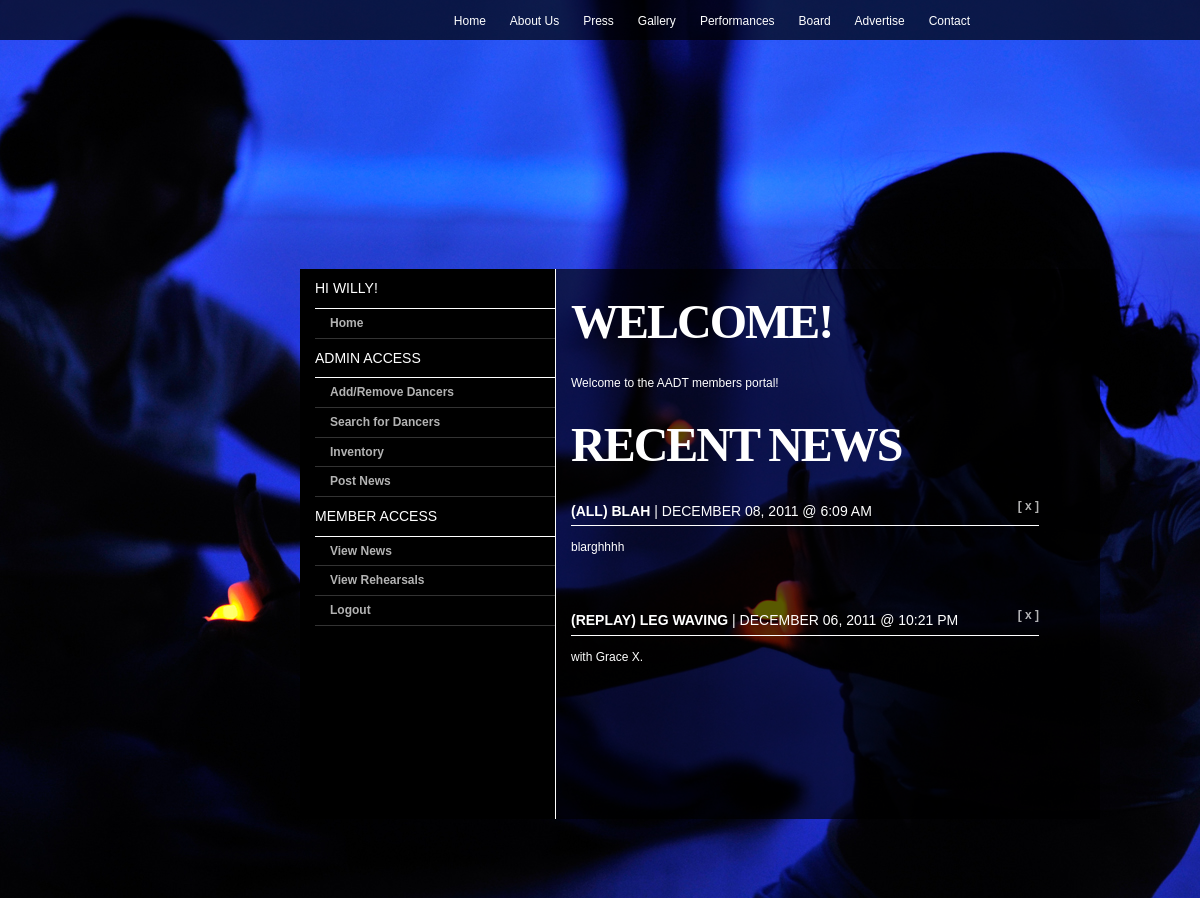
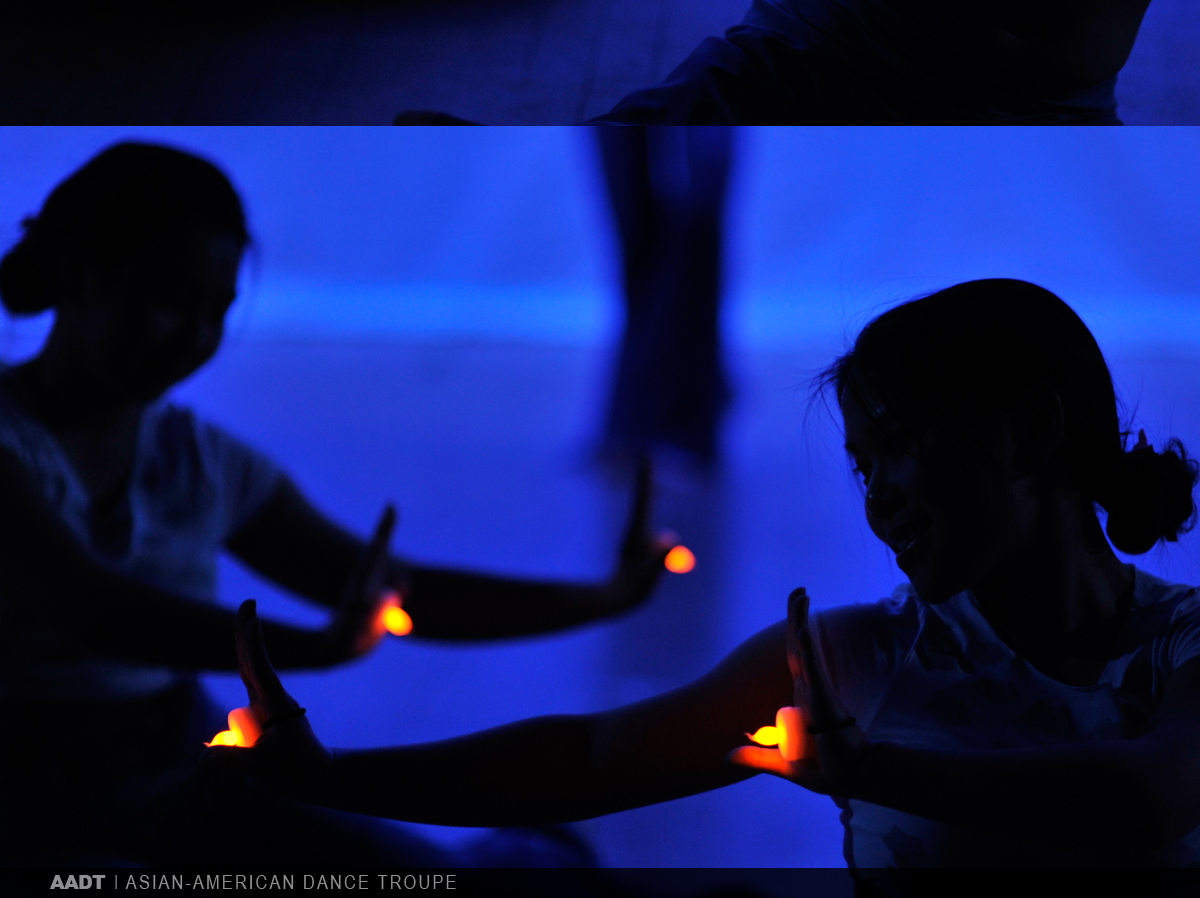
/home.php (signed in), run on the app's committed database (2 pictures, top to bottom).
### tables this page shows
CREATE TABLE IF NOT EXISTS `users` (
  `id` int(10) unsigned NOT NULL auto_increment,
  `username` varchar(255) NOT NULL,
  `hash` varchar(255) NOT NULL,
  `admin` int(1) unsigned NOT NULL,
  `first` varchar(255) NOT NULL,
  `last` varchar(255) NOT NULL,
  `class` int(10) unsigned NOT NULL,
  `dorm` varchar(255) NOT NULL,
  `email` varchar(255) NOT NULL,
  `cell` varchar(255) NOT NULL,
  PRIMARY KEY  (`id`)
);

CREATE TABLE IF NOT EXISTS `news` (
  `type` varchar(255) NOT NULL,
  `date` int(10) NOT NULL,
  `title` varchar(255) NOT NULL,
  `text` varchar(999) NOT NULL,
  `video` varchar(255) NOT NULL,
  PRIMARY KEY  (`date`)
);

### includes/common.php (called while the page is built, shortened)
<?
$id = $_SESSION["id"];
$user = mysql_query("SELECT * FROM users WHERE id = '$id'");
$userrow = mysql_fetch_array($user);
if($userrow["admin"])
	$admin = true;
?>

### home.php (the view, shortened to what this page needs)
<?
	require_once("includes/common.php");
?>
<!DOCTYPE html>
<html>
	<head>
		<link href="styles.css" rel="stylesheet" type="text/css">
  </head>
  <body id="users">
		<div id="wrapper"style="width:100%;">
  		<? include("nav.php"); ?>
			<div class="center3" id="transparent"></div>
  		<div class="center3">
				<? include("sidebar.php"); ?>
				<div id="content">
					<h1>Welcome!</h1>
					<p>Welcome to the AADT members portal!</p>
					<h1>Recent News</h1>
					<?
	  				$user_dances = mysql_query("SELECT * FROM dances WHERE id = '$id'");
						while ($user_dance = mysql_fetch_array($user_dances))
							$all_user_dances = $all_user_dances . " OR type='" . $user_dance["dance"] . "'";
						$select_news = "SELECT * FROM `news` WHERE (type = 'All'" . $all_user_dances . ") ORDER by date DESC LIMIT 5";
						$news = mysql_query($select_news);
						while($newsrow= mysql_fetch_array($news))
						{
							print('<div style="width:90%" id="record-' . $newsrow["date"] . '">');
 						$current_dance = $newsrow["type"];
 						$sql = "SELECT * FROM dances WHERE (id = '$id' AND dance = '$current_dance')";
						$select_current_dance = mysql_query($sql);
						$determine_choreo = mysql_fetch_array($select_current_dance);
							if ($determine_choreo["choreo"] || $admin)
									print('<a href="?delete=' . $newsrow['date'] . '" style="float:right;" class="delete">[ x ]</a>');
							print('<h2><b>' . '(' . $newsrow["type"] . ') ' . $newsrow["title"] . '</b> | ');
							print(date("F d, Y @ g:i a",$newsrow["date"]) . '</h2>');
							print('<p>' . $newsrow["text"] . '</p>');
							if($newsrow["video"])
							{
								print('<object style="height: 500px; width: 300px">');
								print('<embed src="'. $newsrow["video"] . '" type="application/x-shockwave-flash"');
								print('allowfullscreen="true" allowScriptAccess="always" width="500" height="300"></object>');
							}
							print('<br><br></div>');
						}
					?>
				</div>
			</div>
		</div>
		<? include("footer.php"); ?>
		</body>
</html>

### sidebar.php (shortened to what this page needs)
<div id="sidebar">
  <h2>Hi ﻿<?= $userrow["first"] ?>!</h2>
	<ul>
  		<li><a href="home.php">Home</a></li>
  	</ul>
  <? if($admin): ?>
  <h2>Admin Access</h2>
  	<ul>
  		<li><a href="addrem.php">Add/Remove Dancers</a></li>
			<li><a href="search_members.php">Search for Dancers</a></li>
  		<li><a href="inventory.php">Inventory</a></li>
			<li><a href="newsupdate.php">Post News</a></li>
	</ul>
  <? endif ?>
  <h2>Member Access</h2>
  	<ul>
  		<li><a href="news.php">View News</a></li>
  		<li><a href="rehearsals.php">View Rehearsals</a></li>
		<li><a href="logout.php">Logout</a></li>
	</ul>
</div>

### styles.css (style rules this page uses)
html { height:100%; }
body { background-attachment: fixed; background-repeat: no-repeat; background-position: center; color: #000000; font-family: Arial; font-size: 12px; line-height: 14pt; margin: 0; padding: 0; height: 100%; }
body#login, body#users { background: url('images/aadt_bg07.jpg') fixed; }
body p { text-align:justify; }
#wrapper { min-height: 100%; height: auto !important; height: 100%; margin: 0 auto -30px; }
a:link, a:active, a:visited { color:#FFFFFF; text-decoration:none; font-weight:bold; filter:alpha(opacity=70); opacity:.70; }
#transparent { background: #000000; filter:alpha(opacity=65); opacity:.65; }
.center3 { padding:0; margin:0; text-align: left; width: 800px; height: 550px; color: #ffffff; position:absolute; top:15%; left:25%; overflow:auto; }
h1 { font-family: Arial Black; font-size: 48px; text-transform: uppercase; letter-spacing: -2px; line-height:40px; }
h2 { font-family: Arial; font-size: 14px; font-weight: normal; letter-spacing: 0px; text-transform: uppercase; padding-top: 5px; padding-bottom: 5px; margin: 0; border-bottom: 1px solid #FFFFFF; }
#sidebar h2 { padding: 10px 0 10px 0; }
#content { float:left; width:65%; height:100%; padding-left: 15px; overflow:auto; }
#sidebar { float:left; width:30%; height:100%; border-right: 1px solid #FFFFFF; background:#000000; padding-left:15px; }
#sidebar ul { padding:0; margin:0; margin-left:0px; }
#sidebar ul li { display: block; padding: 5px 0 5px 0; border-bottom: 1px solid #333333; }
#sidebar ul li a { padding-left: 15px; text-decoration:none; }

### data on the page
users: first "WILLY"
news: type "ALL", title "BLAH", date "DECEMBER 08, 2011 @ 6:09 AM", text "blarghhhh"
news: type "REPLAY", title "LEG WAVING", date "DECEMBER 06, 2011 @ 10:21 PM", text "with Grace X."
